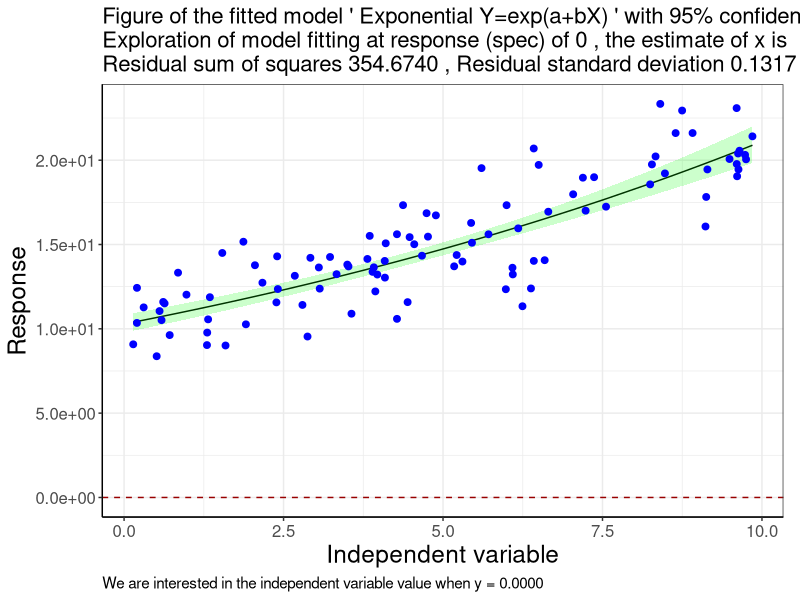
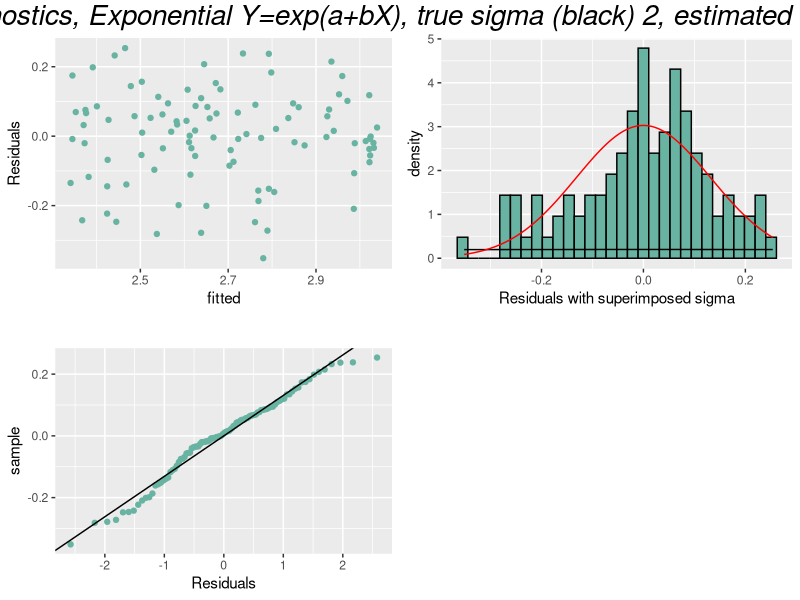

Write the R code that produced these figures, in order.
#~~~~~~~~~~~~~~~~~~~~~~~~~~~~~~~~~~~~~~~~~~~~~~~~~~~~~~~~~~~~~~~~~~~~~~~~~~~~~~~~~~~~~~~

  rm(list=ls()) 
  set.seed(333) # reproducible
  
  library(rms)
  library(ggplot2)
  library(tidyverse)
  
  options(max.print=1000000)    
  
  ## convenience functions
  p0 <- function(x) {formatC(x, format="f", digits=0)}
  p1 <- function(x) {formatC(x, format="f", digits=1)}
  p2 <- function(x) {formatC(x, format="f", digits=2)}
  p3 <- function(x) {formatC(x, format="f", digits=3)}
  p4 <- function(x) {formatC(x, format="f", digits=4)}
  p5 <- function(x) {formatC(x, format="f", digits=5)}
  p2f <- function(x) {formatC(x, format="f", digits=4)}
  
  logit <- function(p) log(1/(1/p-1))
  expit <- function(x) 1/(1/exp(x) + 1)
  inv_logit <- function(logit) exp(logit) / (1 + exp(logit))
  is.even <- function(x){ x %% 2 == 0 } # function to identify odd maybe useful
  
  options(width=200)
  options(scipen=999)
  
  #~~~~~~~~~~~~~~~~~~~~~~~~~~~~~~~~~~~~~~~~~~~~~~~~~~~~~~~~~~~~~~~~~~~~~~~~~~~~
  
  loq <- function (x, y, model, spec, print.plot=1) {
    
    # Define models
    
    if (model %in% 1 ) {mod="Linear Y=a+bX"}  
    if (model %in% 2 ) {mod="Exponential Y=exp(a+bX)"} 
    if (model %in% 3 ) {mod="Reciprocal-Y Y=1/(a+bX)"} 
    if (model %in% 4 ) {mod="Reciprocal-X Y=a+b/X"} 
    if (model %in% 5 ) {mod="Double Reciprocal Y=1/(a+b/X)"} 
    if (model %in% 6 ) {mod="Logarithmic-X Y=a+b(log(X))"} 
    if (model %in% 7 ) {mod="Multiplicative Y=aX^b"} 
    if (model %in% 8 ) {mod="Square Root-X Y=a+b(sqrt(X))"} 
    if (model %in% 9 ) {mod="Square Root-Y Y=(a+bX)^2"} 
    if (model %in% 10) {mod="S-curve Y=exp(a+b/X)"} 
    if (model %in% 11) {mod="Square X and Y Y^2=a+X^2/b"} 
    
    # transformation of data for 11 models
    
    ty1 <- y;       tx1 <- x
    ty2 <- log(y);  tx2 <- x
    ty3 <- 1/y;     tx3 <- x
    ty4 <- y;       tx4 <- 1/x
    ty5 <- 1/y;     tx5 <- 1/x
    ty6 <- y;       tx6 <- log(x)
    ty7 <- log(y);  tx7 <- log(x)
    ty8 <- y;       tx8 <- sqrt(x)
    ty9 <- sqrt(y); tx9 <- x
    ty10 <- log(y); tx10 <- 1/x
    ty11 <- y^2;    tx11 <- x^2
    
    # save the original data
    
    x1 <- x
    y1 <- y
    
    # transform using the selected model (1 - 11)
    
    x <- eval(parse(text=(paste("tx", model, sep="")) )) 
    y <- eval(parse(text=(paste("ty", model, sep="")) )) 
    
    # summary statistics of the independent variable
    
    n <- length(x)
    txbar <- mean(x)
    txstd <- sd(x)
    
    # run regression on the transformed data grab slope intercept
    
    f <- lm(y~x) 
    intercept <- coef(f)[1][[1]]
    slope <- coef(f)[2][[1]]
    
    # R2 on the transformed x and y,  an idea but not used
    
    v1 <- unlist(cor.test(x,y)$estimate^2)[1][[1]]   
    
    # obtain the predictions 
    
    p <- predict.lm(f, interval="confidence")
    
    # transform the predicted values & 95%CI back to original scale 
    
    if (model %in% c(2,7,10)) {p <- exp(p)} 
    if (model %in% c(3,5)  )  {p <- 1/p} 
    if (model %in% c(9)    )  {p <- p^2} 
    if (model %in% c(11)   )  {p <- p^.5} 
    
    # calculate residual squared 
    # residuals original y and transformed back predicted values 
    
    r <- (y1-p[,1])^2 
    
    # R2 on the original x and transformed back predicted y, an idea but not used
    
    v2 <- unlist(cor.test(x1,p[,1])$estimate^2)[1][[1]]
    
    # residual sum of squares, this will be used to judge best model
    
    ssr <- sum(r, na.rm=T) 
    
    # transform the response that we will read back
    
    tyspec <- spec 
    if (model %in% c(2,7,10)) {tyspec <- log(tyspec)} 
    if (model %in% c(3,5)  )  {tyspec <- 1/tyspec} 
    if (model %in% c(9)    )  {tyspec <- sqrt(tyspec)} 
    if (model %in% c(11)   )  {tyspec <- tyspec ^2}  
    
    # grab the residual standard deviation
    
    rsd2<-as.data.frame(anova(f))[2,3]^.5  
    
    # read back on transformed scale
    
    mse <- rsd2^2
    t <- qt(0.975, n-2)
    a <- t^2*mse/((n-1)*txstd^2)-slope^2
    b <- 2*slope*(tyspec-intercept-slope*txbar)
    c <- t^2*mse/n-(tyspec-intercept-slope*txbar) ^2
    txpre <- (tyspec-intercept)/slope
    txup <-  (-b+sqrt(b^2-4*a*c))/(2*a) + txbar
    txlow <- (-b-sqrt(b^2-4*a*c))/(2*a) + txbar
    
    # transform the read back estimates to the original scale
    
    if (model %in% c(4,5,10)) {txpre <- 1/txpre; txup <- 1/txup; txlow <- 1/txlow} 
    if (model %in% c(6,7)  )  {txpre <- exp(txpre); txup <- exp(txup); txlow <- exp(txlow)}  
    if (model %in% c(8)    )  {txpre <- txpre^2;  txup <- txup^2;  txlow <- txlow^2} 
    if (model %in% c(11)   )  {txpre <- txpre^.5; txup <- txup^.5; txlow <- txlow^.5}   
    
    # ensure order of limits is correct
    
    limits <- sort(c(txlow,txup))
    txlow <- limits[1]
    txup <-  limits[2]
    
    # help with plotting
    
    ymin <- min(y)
    ymax <- max(y)
    ystep <- (ymax-ymin)/8
    ymin1 <-  ymin-ystep
    ymax1 <-  ymax+ystep
    
    xmin <- min(x)
    xmax <- max(x)
    xstep <- (xmax-xmin)/8
    xmin1 <-  xmin-xstep
    xmax1 <-  xmax+xstep
    
    # put all pertinent data together, original data and predicted with 95%CI
    
    foo <- data.frame(cbind(x=x1, obsy=y1, pred= p[,1], p2a=p[,2], p3=p[,3], r=r^.5, rr2=r))
    foo <- foo[order(foo$obsy),]
    
    # plot and present the estimated read back
    
    p1 <- ggplot(foo, aes(x=x,y=pred)) + 
      geom_line( ) +
      geom_ribbon(data=foo , aes(ymin= p2a,ymax= p3),alpha=0.2,   fill="green") +
      geom_point(data=foo, aes(x=x ,y=obsy), size=2, color='blue')  
    scale_x_continuous(limits = c(xmin1, xmax1))
    scale_y_continuous(limits = c(ymin1, ymax1))  # this was x?
    
    p <- p1  + geom_hline(yintercept=spec, colour="#990000", linetype="dashed")
    
    p <- p + theme(axis.text.x = element_text(angle = 90, hjust = 1, size=13,color="darkred"))
    p <- p + scale_color_manual(values=c("Red","blue"))
    p <- p + theme_bw()
    p <- p + xlab('Independent variable') 
    p <- p + ylab('Dependent variable')
    p <- p + scale_y_continuous(labels = function(x) format(x, scientific = TRUE))
    p <- p + labs(x = "Independent variable", y = "Response") 
    
    p <- p +  theme(panel.background=element_blank(),
                    plot.title=element_text(size=16), 
                    plot.margin = unit(c(5.5,12,5.5,5.5), "pt"),
                    legend.text=element_text(size=12),
                    legend.title=element_text(size=14),
                    axis.text.x  = element_text(size=12),
                    axis.text.y  = element_text(size=12),
                    axis.line.x = element_line(color="black"),
                    axis.line.y = element_line(color="black"),
                    plot.caption=element_text(hjust = 0, size = 11),
                    axis.title.y = element_text(size = rel(1.1), angle = 90),
                    axis.title.x = element_text(size = rel(1.1), angle = 00),
                    axis.title = element_text(size = 16, angle = 00)
    )   
    
    p <- p + labs(title = paste("Figure of the fitted model '",mod,"' with 95% confidence and raw data. \nExploration of model fitting at response (spec) of", spec ,", the estimate of x is",
                                p2f(txpre),"and 95% CI: (",p2f(txlow),",",
                                p2f(txup),")","\nResidual sum of squares", p2f(ssr),", Residual standard deviation",p2f(rsd2),
                                sep=" "),
                  #  subtitle = paste("Model for the curve #",model," ",mod,""),
                  caption = paste0("We are interested in the independent variable value when y = ",p4(spec),"")
    )     
    
    if (print.plot==1) {print(p)}
    
    return(list(ssr=ssr,r=r, foo=foo, f=f, mod=mod))
    
  }

#~~~~~~~~~~~~~~~~~~~~~~~~~~~~~~~~~~~~~~~~~~~~~~~~~~~~~~~~~~~~~~~~~~~~~~~~~~~~

    N=100
    a=10 
    b=1 
    sigma=2 
    spec=0
    model="model1"
    ana="best"        
    
    x <-  array(runif(N, 0, 10))  # no negative values                 }     x <-  array(runif(N, 0, 10))  # no negative values
    
    noise <-  rnorm(N,0, sigma)
    
    if (model %in% "model1") {
      y <-  a+ x*b +    noise
    } else if (input$truth %in% "model2") {
      y <-  exp(a+ x*b + noise)
    } else if (input$truth %in% "model3") {
      y <-  1/(a+ x*b +  noise)
    } else if (input$truth %in% "model4") {
      y <-  a + b*(1/x) + noise
    } else if (input$truth %in% "model5") {
      y <-  1/(a + b/x +  noise)
    } else if (input$truth %in% "model6") {
      y <-  a + log(x)*b +    noise   
    } else if (input$truth %in% "model7") {
      y <-  a * x^b +    noise
    } else if (input$truth %in% "model8") {
      y <-  a + sqrt(x)*b +    noise
    } else if (input$truth %in% "model9") {
      y <-  (a + x*b + noise)^2 
    } else if (input$truth %in% "model10") {
      y <-  exp(a+ b/x + noise)
    } else if (input$truth %in% "model11") {
      y <-  ( a + (x^2)/b + noise)^.5
    }
    
    d <- as.data.frame(cbind(x,y))
    
    #~~~~~~~~~~~~~~~~~~~~~~~~~~~~~~~~~~~~~~~~~~~~~~~~~~~~~~~~~~~~~~~~~~~~~~~~~~~~
    
    y <- d$y
    x <- d$x
    
    ssr <- rep(NA,11)
    
    mdata <- list(NA)
    
    if (ana %in% "best") {
      
      for (j in 1:11) {
        
        res <- loq(x=x, y=y, model=j, spec= spec, print.plot=0) # don't print
        ssr[j] <- res$ssr
        
      }
      
      model <- which(ssr==min(ssr)) 
      mdata <- res$foo
      res2 <- loq(x=x, y=y, model=model, spec= spec, print.plot=0)  # run best model
      f=res2$f   
      mod<- res2$mod
      
    } else {
      
      res <- loq(x=x, y=y, model=as.numeric(input$ana), spec= spec) 
      mdata <- res$foo
      model <- as.numeric(input$ana)
      f=res$f
      mod<- res$mod
      
    }
    
  #~~~~~~~~~~~~~~~~~~~~~~~~~~~~~~~~~~~~~~~~~~~~~~~~~~~~~~~~~~~~~~~~~~~~~~~~~~~~

   res <-  loq(x= x, y= y, model=model, spec= spec, print.plot=1) # print plot

  #~~~~~~~~~~~~~~~~~~~~~~~~~~~~~~~~~~~~~~~~~~~~~~~~~~~~~~~~~~~~~~~~~~~~~~~~~~~~

    names(res$foo) <- c("x","y","prediction","lower 95%CI", "upper 95%CI", "residual","residual^2")
    foo <- plyr::arrange(res$foo,x)
    foo
    
  #~~~~~~~~~~~~~~~~~~~~~~~~~~~~~~~~~~~~~~~~~~~~~~~~~~~~~~~~~~~~~~~~~~~~~~~~~~~~
 
    f <- res$f
   
    resid <- r <- resid(f)
    fitted <- fitted(f)
    d <- cbind(resid, fitted)
    d2 <- as.data.frame(d)
    
    yl <- ylab('Residuals')
    
    xl <- xlab("time")
    
    p1 <- ggplot(d2 , aes(x=fitted , y=resid)) + geom_point (   colour="#69b3a2") + yl
    
    p2 <- ggplot(d2 , aes(sample=resid )) + stat_qq(colour="#69b3a2") +
      geom_abline(intercept=mean(r), slope=sd(r)  ,  colour="black") +
      xlab('Residuals')   +
      ggtitle( " ")
    
    library(gridExtra)
    library(grid)
    df <- data.frame(Residuals = r)
    p3 <- ggplot(df, aes(x = Residuals)) +
      geom_histogram(aes(y =..density..),
                     #breaks = seq(-50, 50, by = 2),
                     colour = "black",
                     fill = "#69b3a2") +
      xlab('Residuals with superimposed sigma')   +
      stat_function(fun = dnorm, args = list(mean = 0, sd = as.numeric(sigma)   )) +# sigma(f)
      stat_function(fun = dnorm, args = list(mean = 0, sd = sigma(f)    ), col='red') # 
    
    grid.arrange(p1,  p3, p2, ncol=2,
                 top = textGrob(paste0(" LS model fit diagnostics, ",mod,", true sigma (black) ",as.numeric(sigma) ,", estimated sigma (red) ", p4(sigma(f)),""),gp=gpar(fontsize=20,font=3)))

    #~~~~~~~~~~~~~~~~~~~~~~~~~~~~~~~~~~~~~~~~~~~~~~~~~~~~~~~~~~~~~~~~~~~~~~~~~~~~
    
